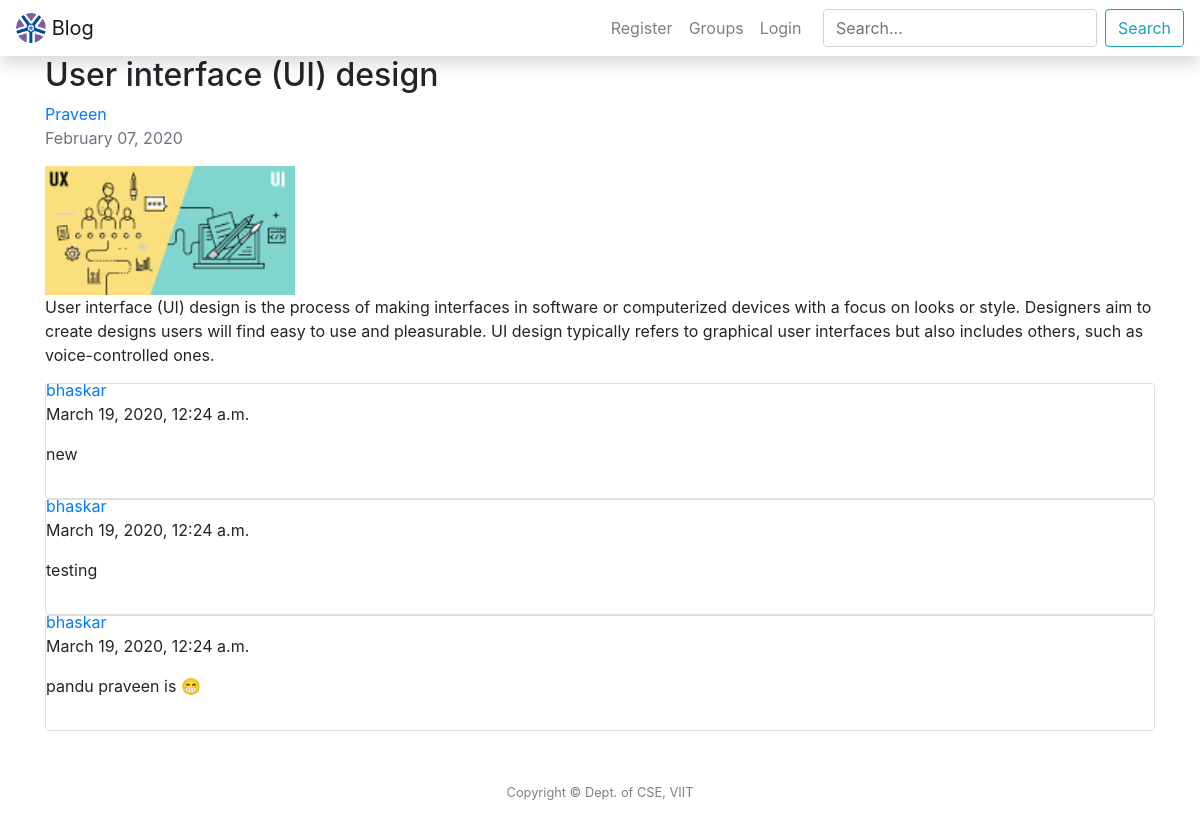
The app's page /post/31/ with its own data.
### post/models.py (models this page shows, shortened)
class Posts(models.Model):
	title = models.CharField(max_length = 100)
	context = models.TextField()
	date_posted = models.DateTimeField(default = timezone.now)
	user = models.ForeignKey(User, on_delete = models.CASCADE)
	groups = models.ForeignKey(Com, on_delete = models.CASCADE)
	image = models.ImageField(upload_to='post_images', blank=True)

class Comment(models.Model):
    post = models.ForeignKey(Posts, on_delete=models.CASCADE, related_name='comments')
    author = models.ForeignKey(User, on_delete = models.CASCADE)
    text = models.TextField()
    created_date = models.DateTimeField(default=timezone.now)

### post/views.py (the view)
# urls.py: path('post/<int:pk>/', PostDetailView.as_view(), name='post-detail'),
class PostDetailView(DetailView):
	model = Posts

### templates/post/posts_detail.html (shortened to what this page needs)
{% extends "post/header.html" %}
{% block content %}
<article class="media content-section container">
  <div class="media-body">
    <div class="article-metadata">
      <h2 class="article-title">{{ object.title }}</h2>
      <a href="{% url 'user-posts' object.user %}">{{ object.user }}</a>
      <p class="text-muted">{{ object.date_posted|date:"F d, Y" }}</small>
    </div>
    {% if object.image %}
    <img src={{ object.image.url }} width="250px">
    {% endif %}
    <p>{{ object.context}}</p>
  </div>
</article>
<div class="container">
{% for comment in object.comments.all %}
    <div class="card">
        <a class="card-subtitle" href="{% url 'user-posts' comment.author %}">{{ comment.author }}</a>
        <div class="date">
            {{ comment.created_date }}
        </div>
        <p>{{ comment.text|linebreaks }}</p>
    </div>
{% empty %}
    <p>No comments here yet :(</p>
{% endfor %}
</div>
{% endblock content %}

### records on screen
Posts: title "User interface (UI) design", user "Praveen", date_posted "February 07, 2020", image (picture), context "User interface (UI) design is the process of making interfaces in software or computerized devices with a focus on looks or style. Designers aim to create designs users will find easy to use and pleasurable. UI design typically refers to graphical user interfaces but also includes others, such as voice-controlled ones."
Comment: author "bhaskar", created_date "March 19, 2020, 12:24 a.m.", text "new"
Comment: author "bhaskar", created_date "March 19, 2020, 12:24 a.m.", text "testing"
Comment: author "bhaskar", created_date "March 19, 2020, 12:24 a.m.", text "pandu praveen is 😁"
